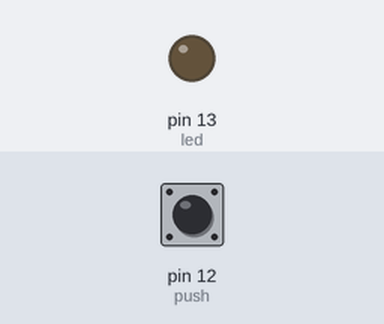
A sketch run on a simulated Arduino Uno, built with avr-gcc and run on an emulated ATmega328P. Parts: output pins drawn as LEDs (lit = HIGH). The inputs (shaded band) are chosen by the test bench; at power-on: pin 12 (push) LOW.

Above: at 1.2 s.
1.3 s: pin 12 (push) pulled HIGH for 0.15 s
At 2.5 s:
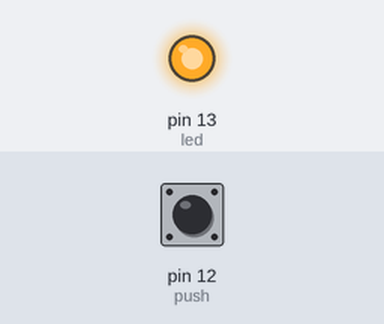
Timing chart, 0 to 4.3 s (numbered marks = the images above; inputs shaded):
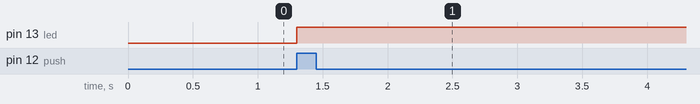

Measured:
- after the input at 1.3 s, pin 13 (led): LOW → HIGH at once

The sketch:

programa11.ino
```cpp
int push=12;
int led=13;
int prueba=0;
void setup() {
  // put your setup code here, to run once:
pinMode(led,OUTPUT);
pinMode(push,INPUT);
}

void loop() {
  // put your main code here, to run repeatedly:
 prueba= digitalRead(push);
if(prueba==HIGH)
 { digitalWrite(led,HIGH);
 }

}
```
